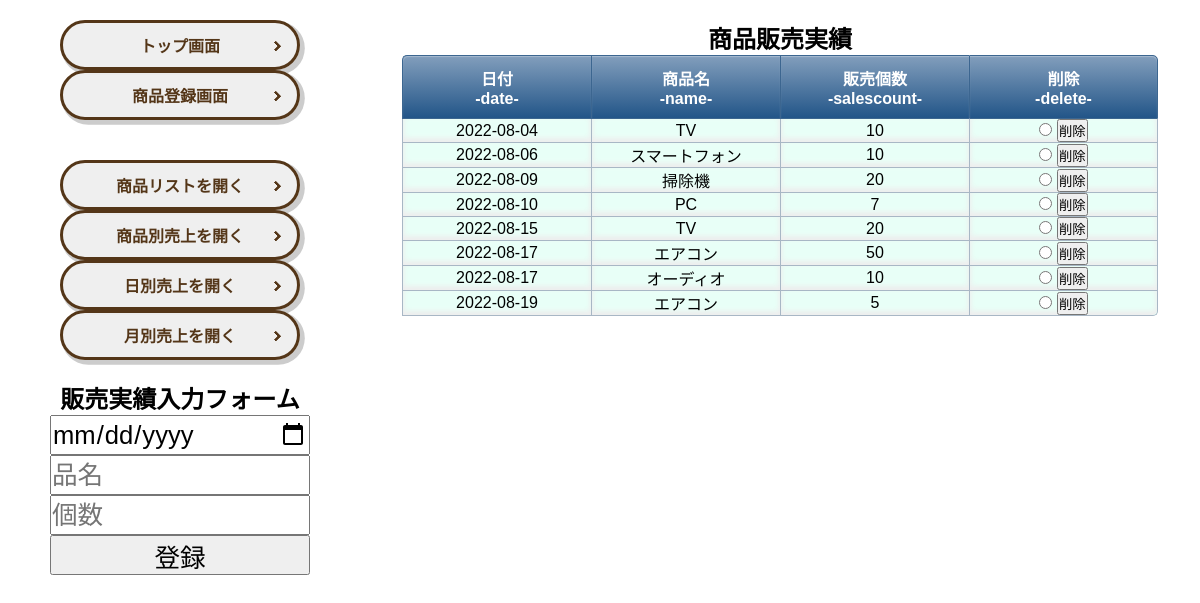
Before: /sales with the older database file.
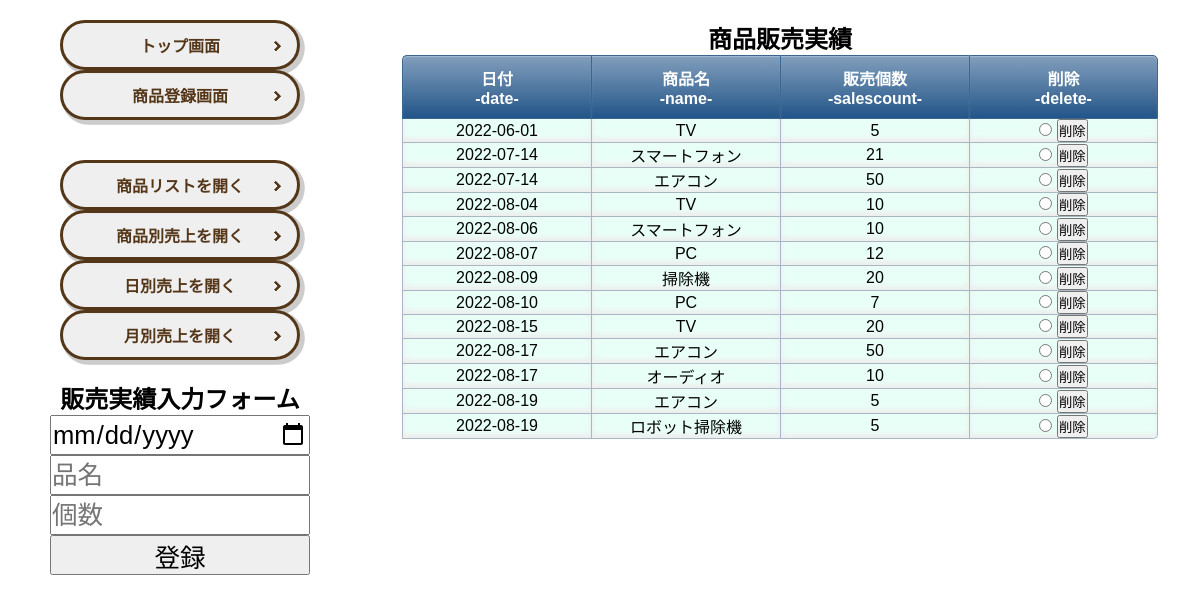
After: the same page with the newer database file.
### tables this page shows
CREATE TABLE salestable(
                id integer primary key autoincrement,
                date text,
                name text, 
                salesCount integer
                );

### main.py (the view)
@app.route("/sales", methods=["GET","POST"])
def sales():
    menu = data_fetch(DATABASE,'itemstable')
    sales = data_fetch(DATABASE,'salestable')
    join = sum_each_item(DATABASE)
    date_join = sum_daily(DATABASE)
    month_join = sum_monthly(DATABASE)
    menudb = [{'id':data[0],'name':data[1],'price':data[2]} for data in menu]
    salesdb = [{'id':data[0],'date':data[1],'name':data[2],'count':data[3]} for data in sales]
    joindb = [{'name':data[0],'sum':data[1]} for data in join]
    date_joindb = [{'date':data[0],'sum':data[1]} for data in date_join]
    monthlysum_db = [{'date':data[0],'sum':data[1]} for data in month_join]
    return render_template("sales.html",
                           menu_db=menudb,
                           sales_db=salesdb,
                           join_db=joindb,
                           date_join_db=date_joindb,
                           monthlysum_db=monthlysum_db)

### _sql.py (called while the page is built)
def data_fetch(database,table):
    con = sqlite3.connect(database)
    cur = con.cursor()
    if table == 'itemstable':
        db = cur.execute('select * from itemstable').fetchall()
    elif table == 'salestable':
        db = cur.execute('select * from salestable order by date').fetchall()
    cur.close()
    con.close()
    return db

def sum_each_item(database):
    con = sqlite3.connect(database)
    cur = con.cursor()
    db = cur.execute('''select itemstable.name, sum(price*salesCount) as sum
                    from itemstable inner join salestable
                    on itemstable.name = salestable.name
                    group by itemstable.name;''').fetchall()
    cur.close()
    con.close()
    return db

def sum_daily(database):
    con = sqlite3.connect(database)
    cur = con.cursor()
    db = cur.execute('''select date,sum(price*salesCount) as sum
                    from itemstable inner join salestable
                    on itemstable.name=salestable.name
                    group by date''').fetchall()
    cur.close()
    con.close()
    return db

def sum_monthly(database):
    con = sqlite3.connect(database)
    cur = con.cursor()
    db = cur.execute('''select substr(date, 6 ,2) as month,sum(price*salesCount) as sum
                    from itemstable inner join salestable
                    on itemstable.name=salestable.name
                    group by month''').fetchall()
    cur.close()
    con.close()
    return db

### templates/sales.html (shortened to what this page needs)
{% extends 'base.html' %}
{% block body %}
    <div class="wrapper">
        <div class="left-column">
            <div class="button-container">
                <p class="button_solid017"><a href="{{ url_for('index') }}">トップ画面</a></p>
                <p class="button_solid017"><a href="{{ url_for('items') }}">商品登録画面</a></p>
                <p class="button_solid017"><a href="#" id="js-items">商品リストを開く</a></p>
                <p class="button_solid017"><a href="#" id="js-sales">商品別売上を開く</a></p>
                <p class="button_solid017"><a href="#" id="js-day">日別売上を開く</a></p>
                <p class="button_solid017"><a href="#" id="js-month">月別売上を開く</a></p>
            </div>
            <div class="sales-container-top">
                <div class="form-container">
                    <h2 class="form-title">販売実績入力フォーム</h2>
                    <form method="post" action="{{ url_for('register',key='sales')}}">
                        <p><input type="date" name="date" placeholder="日付" class="form-input" required></p>
                        <p><input name="name" placeholder="品名"  list="item_list" class="form-input" required></p>
                        <p><input type="number" min=0 pattern="^[0-9]+$" name="count" placeholder="個数"  class="form-input" required></p>
                        <p><input type="submit" class="form-input" value="登録"></p>
                    </form>
                </div>
            </div>
        </div>
        <div class="right-column">
            <div class="item-container">
                <h2>商品販売実績</h2>
                <table>
                    <tr>
                        <th>日付<br>-date-</th>
                        <th>商品名<br>-name-</th>
                        <th>販売個数<br>-salescount-</th>
                        <th>削除<br>-delete-</th>
                    </tr>
                    {% for data in sales_db %}
                    <tr>
                        <form method="post" action="{{ url_for('delete', key='sales') }}">
                            <td>{{ data.date }}</td>
                            <td>{{ data.name }}</td>
                            <td>{{ data.count }}</td>
                            <td class="delete_btn">
                                <input type="radio" name="id" value="{{ data.id }}" required>
                                <input class="btn" type="submit" value="削除">
                            </td>
                        </form>
                    </tr>
                    {% endfor %}
                </table>
            </div>
    </div>
{% endblock %}

### templates/base.html (shortened to what this page needs)
<!DOCTYPE html>
<html lang="ja">
<head>
    <link rel="stylesheet" href="../static/styles.css">
</head>
<body>
{% block body%}
{% endblock %}
</body>
</html>

### static/styles.css (style rules this page uses)
* { font-family: 'Arial Narrow Bold', sans-serif; margin: 0; padding: 0; box-sizing: border-box; }
.delete_btn { width: 120px; }
.wrapper { width: 100%; display: flex; }
.button-container { display: flex; flex-direction: column; align-items: center; justify-content: center; padding: 20px 0; }
.button_solid017:nth-child(2) { margin-bottom: 40px; }
.button_solid017 a { position: relative; display: flex; align-items: center; justify-content: center; width: 240px; padding: 10px 25px; color: #543618; transition: 0.3s ease-in-out; font-weight: 600; background: #eeee; border-radius: 50px; border: 0.2rem solid #543618; box-shadow: 0.2rem 0.2rem 0px 0.1rem #cccccc; text-decoration: none; }
.button_solid017 a:after { content: ''; width: 5px; height: 5px; border-top: 3px solid #543618; border-right: 3px solid #543618; transform: rotate(45deg) translateY(-50%); position: absolute; top: 50%; right: 20px; border-radius: 1px; transition: 0.3s ease-in-out; }
.left-column { width: 30%; }
.right-column { width: 70%; position: relative; }
.form-container { display: flex; justify-content: center; align-items: center; flex-direction: column; }
.form-input { width: 260px; height: 40px; font-size: 1.6rem; }
.item-container { margin: 0 auto; width: 90%; text-align: center; padding-top: 20px; }
.form-title { text-align: center; }
table { border-collapse: separate; border-spacing: 0; width: 100%; }
table th:first-child { border-radius: 5px 0 0 0; }
table th:last-child { border-radius: 0 5px 0 0; border-right: 1px solid #3c6690; }
table th { text-align: center; color:white; background: linear-gradient(#829ebc,#225588); border-left: 1px solid #3c6690; border-top: 1px solid #3c6690; border-bottom: 1px solid #3c6690; box-shadow: 0px 1px 1px rgba(255,255,255,0.3) inset; width: 120px; height: 50px; padding: 10px 0; }
table td { text-align: center; background-color: rgb(232, 255, 247); border-left: 1px solid #a8b7c5; border-bottom: 1px solid #a8b7c5; border-top: none; box-shadow: 0px -3px 5px 1px #eee inset; }
table td:last-child { border-right: 1px solid #a8b7c5; }
table tr:last-child td:last-child { border-radius: 0 0 5px 0; }

Changed rows visible on the page:
added salestable: date "2022-06-01", name "TV", count "5"
added salestable: date "2022-07-14", name "スマートフォン", count "21"
added salestable: date "2022-07-14", name "エアコン", count "50"
added salestable: date "2022-08-07", name "PC", count "12"
added salestable: date "2022-08-19", name "ロボット掃除機", count "5"
